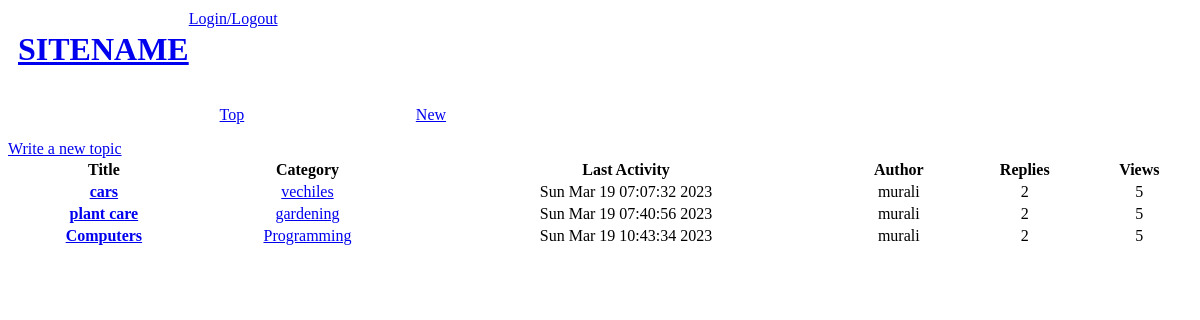
The app's page /top with its own data.
### helper.py (models this page shows, shortened)
    class Topic(db.Model):
        id = db.Column(db.Integer, primary_key=True)
        title = db.Column(db.Text)
        content = db.Column(db.Text)
        date = db.Column(db.Text)
        lastActivity = db.Column(db.Text)
        author = db.Column(db.Text)
        category = db.Column(db.Text)
        private = db.Column(db.Boolean)
        likes = db.Column(db.Text)
        replies = db.Column(db.Text)
        likesNum = db.Column(db.Integer)
        repliesNum = db.Column(db.Integer)
        views = db.Column(db.Integer)

### app.py (the view)
@app.route(
    "/top"
)  # Order the list of posts by thoses who have the biggest number of replies
def topList():
    topics = Topic.query.order_by(Topic.repliesNum.desc())
    return render_template("index.html", topics=topics)

### templates/index.html
{% extends "base.html" %}
{% block content %}
<ul>
	<li><a href="/top">Top</a></li>
	<li><a href="/new">New</a></li>
</ul>
<a href="/post">Write a new topic</a>
<table style="width:100%">
	<tr>
		<th>Title</th>
		<th>Category</th>
		<th>Last Activity</th>
		<th>Author</th>
		<th>Replies</th>
		<th>Views</th>
	</tr>
	{% for topic in topics %}
	<tr>
		<td><a href="/topic/{{ topic.id }}"><b>{{ topic.title }}</b></a></td>
		<td><a href="/cat/{{ topic.category }}">{{ topic.category }}</a></td>
		<td>{{ topic.lastActivity }}</td>
		<td>{{ topic.author }}</td>
		<td>{{ topic.repliesNum }}</td>
		<td>{{ topic.views }}</td>
	</tr>
	{% endfor %}
</table>
{% endblock %}

### templates/base.html (style rules this page uses)
ul { display: flex; list-style-type: None; }
ul li { margin-left: 15% }
td { text-align: center; }

### records on screen
Topic: title "cars", category "vechiles", lastActivity "Sun Mar 19 07:07:32 2023", author "murali", repliesNum "2", views "5"
Topic: title "plant care", category "gardening", lastActivity "Sun Mar 19 07:40:56 2023", author "murali", repliesNum "2", views "5"
Topic: title "Computers", category "Programming", lastActivity "Sun Mar 19 10:43:34 2023", author "murali", repliesNum "2", views "5"
